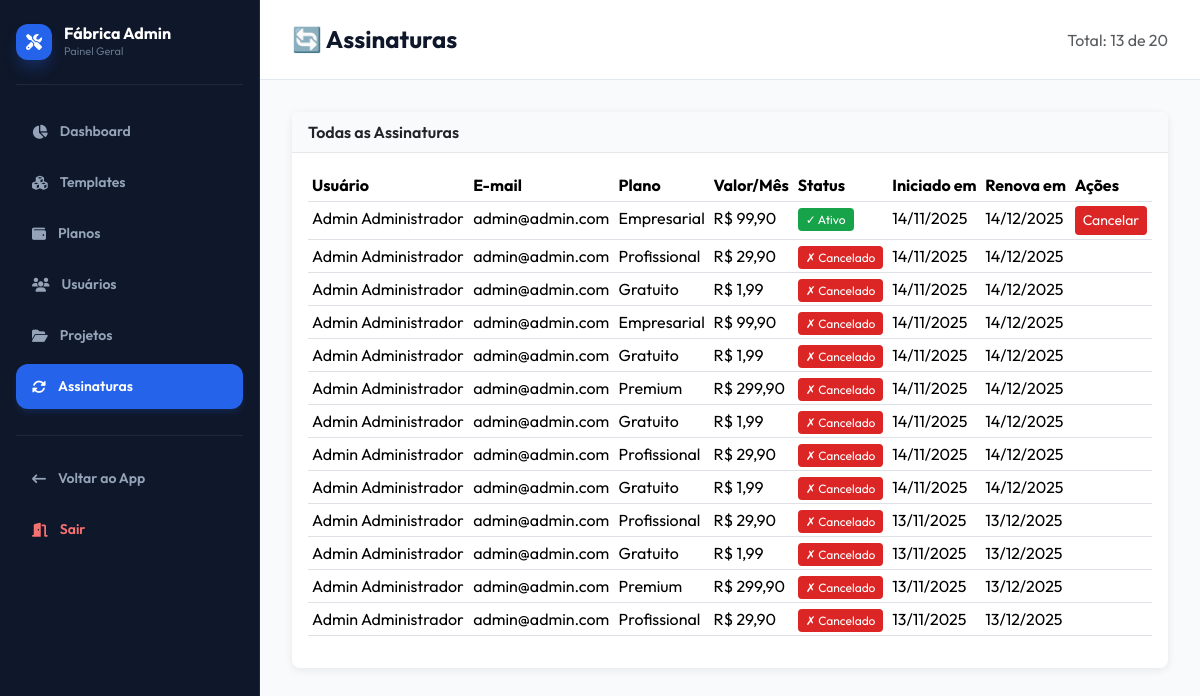
The page /subscriptions (signed in) on the database its author committed.
### tables this page shows
CREATE TABLE subscriptions (
                id INTEGER PRIMARY KEY AUTOINCREMENT,
                user_id INTEGER NOT NULL,
                plan_id INTEGER NOT NULL,
                current_downloads INTEGER DEFAULT 0,
                current_domains_count INTEGER DEFAULT 0,
                current_subdomains_count INTEGER DEFAULT 0,
                started_at DATE NOT NULL,
                renews_at DATE NOT NULL,
                canceled_at DATETIME,
                status TEXT DEFAULT 'active' CHECK(status IN ('active', 'inactive', 'canceled', 'paused', 'expired')),
                payment_method TEXT,
                created_at DATETIME DEFAULT CURRENT_TIMESTAMP,
                updated_at DATETIME DEFAULT CURRENT_TIMESTAMP,
                deleted_at DATETIME,
                FOREIGN KEY (user_id) REFERENCES users(id) ON DELETE CASCADE,
                FOREIGN KEY (plan_id) REFERENCES plans(id) ON DELETE RESTRICT
            );

CREATE TABLE users (
                id INTEGER PRIMARY KEY AUTOINCREMENT,
                name TEXT NOT NULL,
                email TEXT UNIQUE NOT NULL,
                password TEXT NOT NULL,
                role TEXT DEFAULT 'user' CHECK(role IN ('user', 'admin')),
                domains_used INTEGER DEFAULT 0,
                subdomains_used INTEGER DEFAULT 0,
                status TEXT DEFAULT 'active' CHECK(status IN ('active', 'inactive', 'suspended')),
                created_at DATETIME DEFAULT CURRENT_TIMESTAMP,
                updated_at DATETIME DEFAULT CURRENT_TIMESTAMP,
                deleted_at DATETIME
            );

CREATE TABLE plans (
                id INTEGER PRIMARY KEY AUTOINCREMENT,
                name TEXT UNIQUE NOT NULL,
                description TEXT,
                price REAL NOT NULL DEFAULT 0,
                max_projects INTEGER NOT NULL DEFAULT 5,
                max_storage_mb INTEGER NOT NULL DEFAULT 100,
                max_downloads INTEGER NOT NULL DEFAULT 1000,
                max_domains INTEGER NOT NULL DEFAULT 1,
                max_subdomains INTEGER NOT NULL DEFAULT 3,
                max_domains_per_project INTEGER,
                is_featured INTEGER DEFAULT 0,
                is_visible INTEGER DEFAULT 1,
                display_order INTEGER DEFAULT 0,
                status TEXT DEFAULT 'active' CHECK(status IN ('active', 'inactive', 'deprecated')),
                created_at DATETIME DEFAULT CURRENT_TIMESTAMP,
                updated_at DATETIME DEFAULT CURRENT_TIMESTAMP,
                deleted_at DATETIME
            , can_access_premium TINYINT(1) NOT NULL DEFAULT 0);

### app/Controllers/AdminController.php (called while the page is built, shortened)
<?php
class AdminController
{
    private $pdo;
    public function __construct()
    {
        $this->pdo = require __DIR__ . '/../../config/database.php';
    }
    public function subscriptions()
    {
        $page = (int)($_GET['page'] ?? 1);
        $perPage = 20;
        $offset = ($page - 1) * $perPage;
        $total = $this->pdo->query("SELECT COUNT(*) FROM subscriptions")->fetchColumn();
        $subscriptions = $this->pdo->query("
            SELECT s.*, u.name as user_name, u.email, p.name as plan_name, p.price
            FROM subscriptions s
            JOIN users u ON s.user_id = u.id
            JOIN plans p ON s.plan_id = p.id
            ORDER BY s.created_at DESC LIMIT $perPage OFFSET $offset
        ")->fetchAll(\PDO::FETCH_ASSOC);
        include __DIR__ . '/../Views/admin/subscriptions.php';
    }
}

### public/index.php (called while the page is built, shortened)
<?php
require_once __DIR__ . '/../config/routes.php';

### config/database.php (called while the page is built, shortened)
<?php
$dbFile = __DIR__ . '/../database/app.db';
try {
    $pdo = new \PDO('sqlite:' . $dbFile);
    $pdo->setAttribute(\PDO::ATTR_ERRMODE, \PDO::ERRMODE_EXCEPTION);
    $pdo->exec('PRAGMA foreign_keys = ON');
    return $pdo;
} catch (\PDOException $e) {
    die('Erro ao conectar ao banco SQLite: ' . $e->getMessage());
}

### app/Views/admin/subscriptions.php (the view, shortened to what this page needs)
<!DOCTYPE html>
<html lang="pt-BR">
<head>
    <link href="https://cdn.jsdelivr.net/npm/bootstrap@5.3.2/dist/css/bootstrap.min.css" rel="stylesheet">
    <link rel="stylesheet" href="https://cdnjs.cloudflare.com/ajax/libs/font-awesome/6.4.0/css/all.min.css">
</head>
<body>
    <div class="sidebar">
        <div class="sidebar-header">
            <div class="sidebar-logo">
                <i class="fa-solid fa-screwdriver-wrench text-base text-white"></i>
            </div>
            <div class="sidebar-brand">
                <h4>Fábrica Admin</h4>
                <p>Painel Geral</p>
            </div>
        </div>
        <a href="/admin">
            <i class="fa-solid fa-chart-pie text-lg"></i>
            <span>Dashboard</span>
        </a>
        <a href="/admin/templates">
            <i class="fa-solid fa-cubes text-lg"></i>
            <span>Templates</span>
        </a>
        <a href="/admin/plans">
            <i class="fa-solid fa-wallet text-lg"></i>
            <span>Planos</span>
        </a>
        <a href="/admin/users">
            <i class="fa-solid fa-users text-lg"></i>
            <span>Usuários</span>
        </a>
        <a href="/admin/projects">
            <i class="fa-solid fa-folder-open text-lg"></i>
            <span>Projetos</span>
        </a>
        <a href="/admin/subscriptions" class="active">
            <i class="fa-solid fa-rotate text-lg"></i>
            <span>Assinaturas</span>
        </a>
        <hr>
        <a href="/projects">
            <i class="fa-solid fa-arrow-left-long text-lg"></i>
            <span>Voltar ao App</span>
        </a>
        <a href="/logout" style="color: #f87171;" onmouseover="this.style.background='rgba(248, 113, 113, 0.1)'" onmouseout="this.style.background='transparent'">
            <i class="fa-solid fa-door-open text-lg"></i>
            <span>Sair</span>
        </a>
    </div>
    <div class="main-content">
        <div class="topbar">
            <h2>🔄 Assinaturas</h2>
            <span class="text-muted">Total: <?= count($subscriptions) ?> de <?= ceil($total / 20) * 20 ?></span>
        </div>
        <div class="content-area">
            <div class="card">
                <div class="card-header">
                    Todas as Assinaturas
                </div>
                <div class="card-body">
                    <table class="table table-hover table-sm">
                        <thead>
                            <tr>
                                <th>Usuário</th>
                                <th>E-mail</th>
                                <th>Plano</th>
                                <th>Valor/Mês</th>
                                <th>Status</th>
                                <th>Iniciado em</th>
                                <th>Renova em</th>
                                <th>Ações</th>
                            </tr>
                        </thead>
                        <tbody>
                            <?php foreach ($subscriptions as $sub): ?>
                            <tr>
                                <td><?= htmlspecialchars($sub['user_name']) ?></td>
                                <td><?= htmlspecialchars($sub['email']) ?></td>
                                <td><?= htmlspecialchars($sub['plan_name']) ?></td>
                                <td>R$ <?= number_format($sub['price'], 2, ',', '.') ?></td>
                                <td>
                                    <?php if ($sub['status'] === 'active'): ?>
                                    <span class="status-active">✓ Ativo</span>
                                    <?php else: ?>
                                    <span class="status-canceled">✗ Cancelado</span>
                                    <?php endif; ?>
                                </td>
                                <td><?= date('d/m/Y', strtotime($sub['started_at'])) ?></td>
                                <td>
                                    <?php if ($sub['renews_at']): ?>
                                    <?= date('d/m/Y', strtotime($sub['renews_at'])) ?>
                                    <?php else: ?>
                                    <span class="text-muted">—</span>
                                    <?php endif; ?>
                                </td>
                                <td>
                                    <?php if ($sub['status'] === 'active'): ?>
                                    <button class="btn btn-sm btn-cancel"
                                        onclick="cancelSubscription(<?= $sub['id'] ?>)">Cancelar</button>
                                    <?php endif; ?>
                                </td>
                            </tr>
                            <?php endforeach; ?>
                        </tbody>
                    </table>
                </div>
            </div>
        </div>
    </div>
</body>
</html>

### app/Views/admin/subscriptions.php (style rules this page uses)
body { font-family: 'Outfit', 'Inter', sans-serif; display: flex; height: 100vh; background: #f8fafc; margin: 0; -webkit-font-smoothing: antialiased; }
.sidebar { width: 260px; background: #0f172a; color: #94a3b8; padding: 24px 16px; overflow-y: auto; position: fixed; height: 100vh; left: 0; top: 0; display: flex; flex-direction: column; border-right: 1px solid #1e293b; z-index: 1000; }
.sidebar-header { display: flex; align-items: center; gap: 12px; padding-bottom: 24px; border-bottom: 1px solid #1e293b; margin-bottom: 24px; }
.sidebar-logo { height: 36px; width: 36px; background: #2563eb; border-radius: 12px; display: flex; align-items: center; justify-content: center; color: white; box-shadow: 0 10px 15px -3px rgba(37, 99, 235, 0.3); }
.sidebar-brand h4 { margin: 0; font-size: 16px; font-weight: 700; color: white; line-height: 1.2; }
.sidebar-brand p { margin: 0; font-size: 11px; color: #64748b; }
.sidebar a { display: flex; align-items: center; gap: 12px; color: #94a3b8; text-decoration: none; padding: 12px 16px; border-radius: 12px; margin-bottom: 6px; font-weight: 600; font-size: 14px; transition: all 0.3s; }
.sidebar a.active { background: #2563eb; color: white; box-shadow: 0 4px 6px -1px rgba(37, 99, 235, 0.2); }
.sidebar hr { border-color: #1e293b; margin: 20px 0; opacity: 1; }
.main-content { margin-left: 260px; flex: 1; display: flex; flex-direction: column; min-height: 100vh; }
.topbar { background: white; padding: 20px 32px; border-bottom: 1px solid #e2e8f0; display: flex; justify-content: space-between; align-items: center; height: 80px; }
.topbar h2 { margin: 0; font-size: 24px; font-weight: 700; color: #0f172a; }
.content-area { flex: 1; overflow-y: auto; padding: 32px; }
.card { border: none; border-radius: 8px; box-shadow: 0 2px 8px rgba(0, 0, 0, 0.08); margin-bottom: 20px; }
.card-header { background: #f9fafb; border-bottom: 1px solid #e5e7eb; font-weight: 600; }
table { background: white; }
thead { background: #f9fafb; }
.status-active { background: #16a34a; color: white; padding: 4px 8px; border-radius: 4px; font-size: 12px; }
.status-canceled { background: #dc2626; color: white; padding: 4px 8px; border-radius: 4px; font-size: 12px; }
.btn-cancel { background: #dc2626; border: none; color: white; }

### rows shown on the page
subscriptions: user.name "Admin Administrador", user.email "admin@admin.com", plan.name "Empresarial", plan.price "99,90", status "✓ Ativo", started_at "14/11/2025", renews_at "14/12/2025"
subscriptions: user.name "Admin Administrador", user.email "admin@admin.com", plan.name "Profissional", plan.price "29,90", status "✗ Cancelado", started_at "14/11/2025", renews_at "14/12/2025"
subscriptions: user.name "Admin Administrador", user.email "admin@admin.com", plan.name "Gratuito", plan.price "1,99", status "✗ Cancelado", started_at "14/11/2025", renews_at "14/12/2025"
subscriptions: user.name "Admin Administrador", user.email "admin@admin.com", plan.name "Empresarial", plan.price "99,90", status "✗ Cancelado", started_at "14/11/2025", renews_at "14/12/2025"
subscriptions: user.name "Admin Administrador", user.email "admin@admin.com", plan.name "Gratuito", plan.price "1,99", status "✗ Cancelado", started_at "14/11/2025", renews_at "14/12/2025"
subscriptions: user.name "Admin Administrador", user.email "admin@admin.com", plan.name "Premium", plan.price "299,90", status "✗ Cancelado", started_at "14/11/2025", renews_at "14/12/2025"
subscriptions: user.name "Admin Administrador", user.email "admin@admin.com", plan.name "Gratuito", plan.price "1,99", status "✗ Cancelado", started_at "14/11/2025", renews_at "14/12/2025"
subscriptions: user.name "Admin Administrador", user.email "admin@admin.com", plan.name "Profissional", plan.price "29,90", status "✗ Cancelado", started_at "14/11/2025", renews_at "14/12/2025"
subscriptions: user.name "Admin Administrador", user.email "admin@admin.com", plan.name "Gratuito", plan.price "1,99", status "✗ Cancelado", started_at "14/11/2025", renews_at "14/12/2025"
subscriptions: user.name "Admin Administrador", user.email "admin@admin.com", plan.name "Profissional", plan.price "29,90", status "✗ Cancelado", started_at "13/11/2025", renews_at "13/12/2025"
subscriptions: user.name "Admin Administrador", user.email "admin@admin.com", plan.name "Gratuito", plan.price "1,99", status "✗ Cancelado", started_at "13/11/2025", renews_at "13/12/2025"
subscriptions: user.name "Admin Administrador", user.email "admin@admin.com", plan.name "Premium", plan.price "299,90", status "✗ Cancelado", started_at "13/11/2025", renews_at "13/12/2025"
subscriptions: user.name "Admin Administrador", user.email "admin@admin.com", plan.name "Profissional", plan.price "29,90", status "✗ Cancelado", started_at "13/11/2025", renews_at "13/12/2025"

### other values the page prints
count($subscriptions) "13"
ceil($total / 20) * 20 "20"
